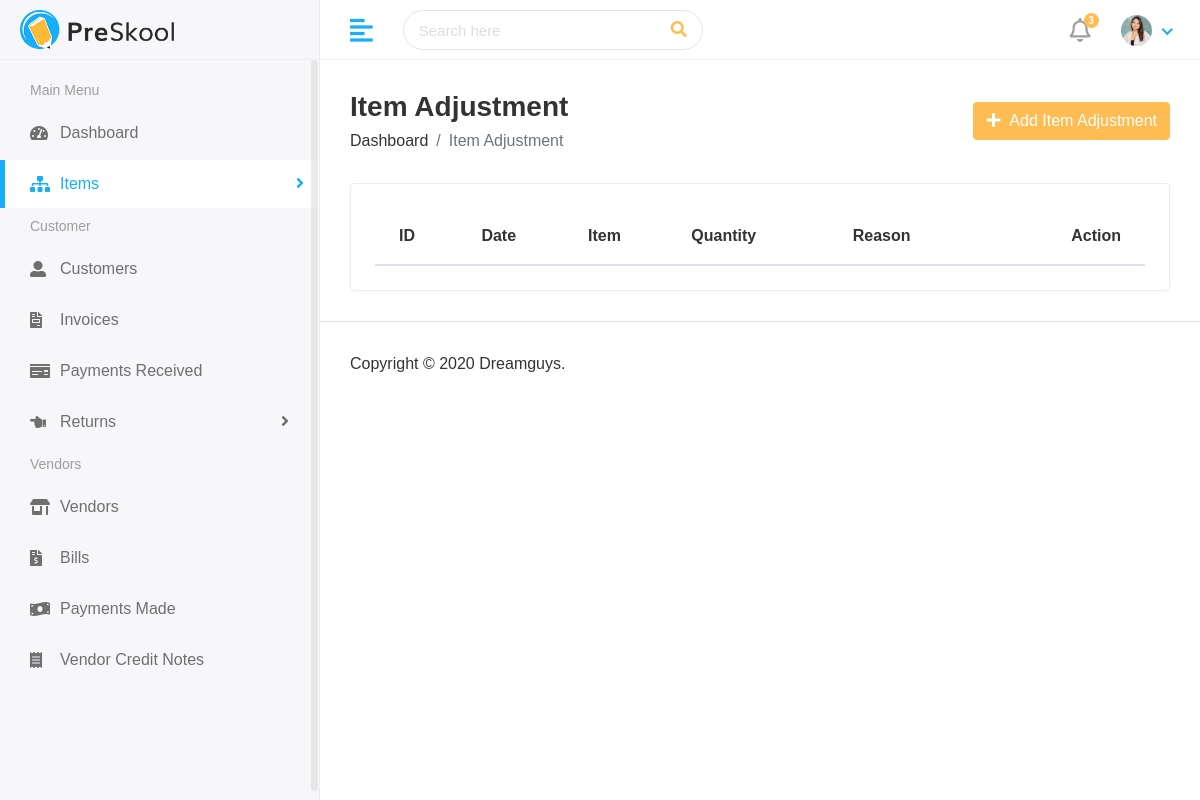
The page /finance/view_item_adjustment/ on the database as committed earlier.
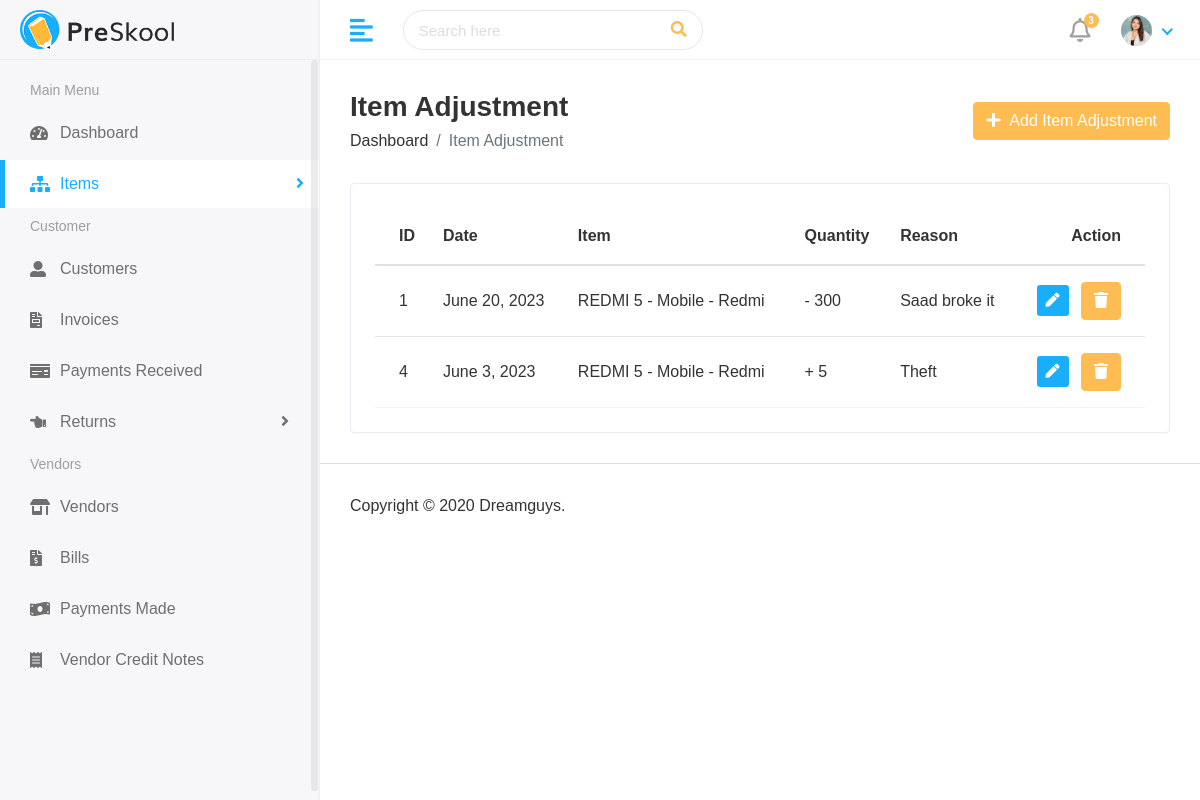
The same page on the database as committed later.
### finance/models.py (models this page shows, shortened)
class InventoryAdjustments(models.Model):
    date = models.DateField()
    item = models.ForeignKey(Item,on_delete=models.CASCADE)
    quantity = models.IntegerField()
    reason_title = models.CharField(max_length=100)
    reason_desc = models.TextField()
    ADJUSTMENT_TYPE = models.IntegerField(choices=ADJUSTMENT_TYPE,default=2)
    created_at = models.DateTimeField(auto_now_add=True,null = True)
    updated_at = models.DateTimeField(auto_now_add=True,null = True)

class Item(models.Model):
    name = models.CharField(_("name"), max_length=50)
    image = models.ImageField(upload_to="media/item_images",null=True)
    item_group = models.ForeignKey(ItemGroup,on_delete=models.CASCADE)
    hsn_code = models.IntegerField()
    unit = models.CharField(max_length=10)
    unit_plural = models.CharField(max_length=10)
    state_tax_rate = models.IntegerField()
    current_stock = models.IntegerField()
    min_stock = models.IntegerField(default=10)
    created_at = models.DateTimeField(auto_now_add=True,null = True)
    updated_at = models.DateTimeField(auto_now_add=True,null = True)
    def __str__(self) -> str:
        return self.name + " - " + str(self.item_group)

class ItemGroup(models.Model):
    name = models.CharField(_("name"), max_length=50)
    brand = models.CharField(_("brand"), max_length=50)
    tax_preference = models.IntegerField(choices=TAX_PREFERENCE,default=1)
    inventory = models.IntegerField(choices=INVENTORY_TYPE,default=1)
    created_at = models.DateTimeField(auto_now_add=True,null = True)
    updated_at = models.DateTimeField(auto_now_add=True,null = True)
    def __str__(self) -> str:
        return self.name + " - " + self.brand

### finance/views.py (the view)
# urls.py: path('view_item_adjustment/',views.view_item_adjustment,name="view_item_adjustment"),
def view_item_adjustment(request):
    inventory_adjustments = InventoryAdjustments.objects.all()
    context = {
        "inventory_adjustments":inventory_adjustments
    }
    return render(request,"hod/view_item_adjustment.html",context)

### finance/templates/hod/view_item_adjustment.html (shortened to what this page needs)
{% extends 'base.html' %} {% block content %}
<div class="main-wrapper">
  <div class="page-wrapper">
    <div class="content container-fluid">
      <div class="page-header">
        <div class="row align-items-center">
          <div class="col">
            <h3 class="page-title">Item Adjustment</h3>
            <ul class="breadcrumb">
              <li class="breadcrumb-item">
                <a href="{% url 'finance_dashboard' %}">Dashboard</a>
              </li>
              <li class="breadcrumb-item active">Item Adjustment</li>
            </ul>
          </div>
          <div class="col-auto text-right float-right ml-auto">
            <a href="{% url 'add_item_adjustment' %}" class="btn btn-primary"
              ><i class="fas fa-plus"></i> &nbsp;Add Item Adjustment
            </a>
          </div>
        </div>
      </div>
      <div class="row">
        <div class="col-sm-12">
          <div class="card card-table">
            <div class="card-body">
              <div class="table-responsive">
                <table id="table_id" class="table table-hover table-center mb-0">
                    <thead>
                      <tr>
                        <th>ID</th>
                        <th>Date</th>
                        <th>Item</th>
                        <th>Quantity</th>
                        <th>Reason</th>
                        <th class="text-right">Action</th>
                      </tr>
                    </thead>
                    <tbody>
                      {% for i in inventory_adjustments %}
                      <tr>
                        <td>{{i.id}}</td>
                        <td>{{i.date}}</td>
                        <td>{{i.item}}</td>
                        <td>
                          {% if i.ADJUSTMENT_TYPE == 1 %}
                            +
                          {% elif i.ADJUSTMENT_TYPE == 2 %}
                          -
                          {% endif %}
                        {{i.quantity}}</td>
                        <td>{{i.reason_title}}</td>
                        <td class="text-right">
                          <div class="actions">
                            <a
                              href="{% url 'edit_item_adjustment' i.id %}"
                              class="btn btn-sm bg-success-light mr-2"
                            >
                              <i class="fas fa-pen"></i>
                            </a>
                            <button type="button" class="btn btn-primary" data-toggle="modal" data-target="#modal-{{i.id}}">
                              <i class="fa fa-trash" aria-hidden="true"></i>
                            </button>
                          </div>
                        </td>
                      </tr>
                      {% endfor %}
                    </tbody>
                  </table>
              </div>
            </div>
          </div>
        </div>
      </div>
    </div>
    {% endblock content %}

Rows that differ between the two databases and show on the page:
added InventoryAdjustments: id "1", date "June 20, 2023", item "REDMI 5 - Mobile - Redmi", quantity "300", reason_title "Saad broke it"
added InventoryAdjustments: id "4", date "June 3, 2023", item "REDMI 5 - Mobile - Redmi", quantity "5", reason_title "Theft"
